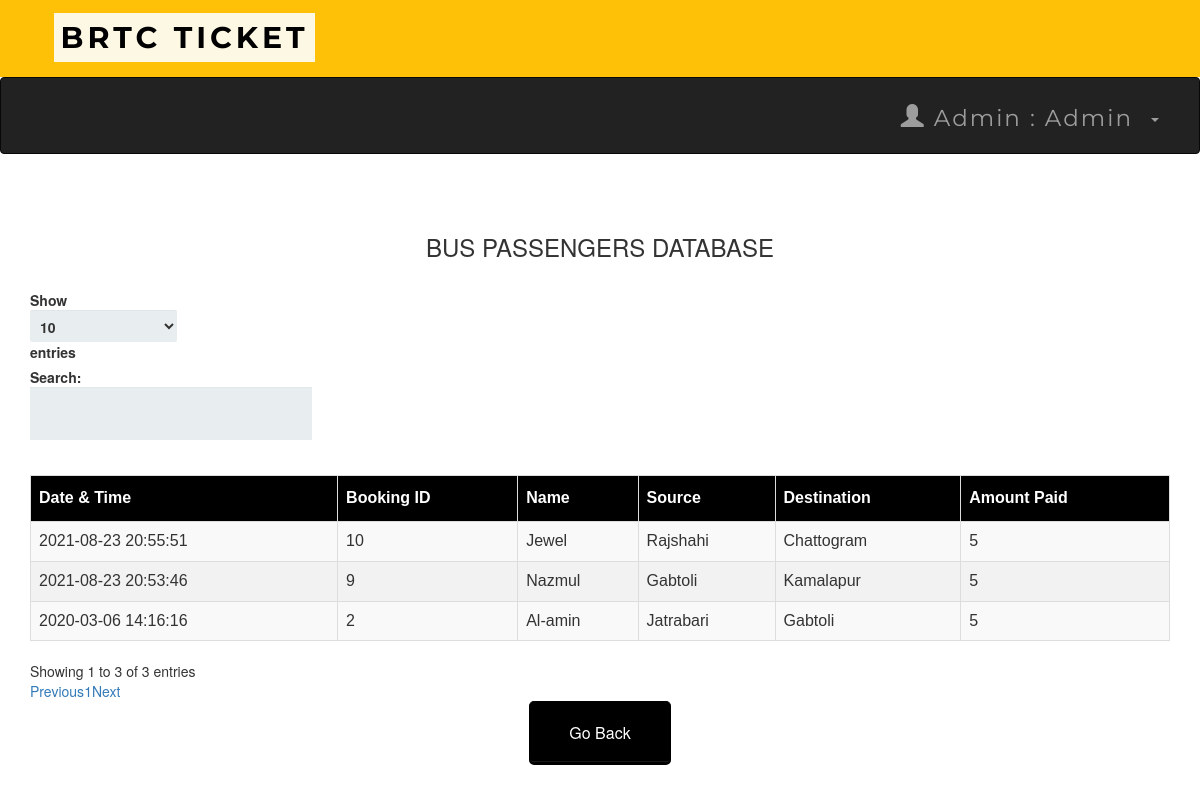
Page /adminbusdb.php (signed in) on the committed database.
### tables this page shows
CREATE TABLE `bustransactions` (
  `T_No.` int(10) NOT NULL,
  `email` varchar(50) NOT NULL,
  `source` varchar(50) NOT NULL,
  `dest` varchar(50) NOT NULL,
  `Name` varchar(50) NOT NULL,
  `Bus_No` int(11) NOT NULL,
  `NoOfpass` int(11) NOT NULL,
  `card_no` int(25) NOT NULL,
  `expmonth` int(2) NOT NULL,
  `expyear` int(2) NOT NULL,
  `cvv` int(3) NOT NULL,
  `pin` int(4) NOT NULL,
  `Date` datetime NOT NULL DEFAULT current_timestamp(),
  `Amt` int(10) NOT NULL
);

### adminbusdb.php (the view, shortened to what this page needs)
<?php
include 'connect.php' ;
include 'adminheader.php';
?>
 <!DOCTYPE html>
 <html>
 <link rel='stylesheet' href='index.css'>
      <head>
           <link rel="stylesheet" href="https://maxcdn.bootstrapcdn.com/bootstrap/3.3.6/css/bootstrap.min.css" />
           <link rel="stylesheet" href="https://cdn.datatables.net/1.10.12/css/dataTables.bootstrap.min.css" />
      </head>
      <body>
           <br /><br />
           <div class="container">
                <h3 align="center">BUS PASSENGERS DATABASE</h3>
                <br />
                <div class="table-responsive">
                     <table id="data" class="table table-striped table-bordered">
                          <thead>
                               <tr>
                                    <th> Date & Time</th>
                                    <th> Booking ID  </th>
                                    <th> Name </th>
                                    <th> Source </th>
                                    <th> Destination </th>
                                    <th> Amount Paid</th>
                               </tr>
                          </thead>
                          <tbody>
  <?php
   $result = mysqli_query($connect , "select * From bustransactions");
  while ($row = mysqli_fetch_assoc($result)):
  ?>
  <tr>
    <td><?php echo $row['Date']; ?></td>
    <td><?php echo $row['T_No.']; ?></td>
    <td><?php echo $row['Name']; ?></td>
    <td><?php echo $row['source']; ?></td>
    <td><?php echo $row['dest']; ?></td>
    <td><?php echo $row['Amt']; ?></td>
    </tr>
  <?php endwhile; ?>
</tbody>
                     </table>
                </div>
           </div>
      </body>
 </html>
<table align='center'>
<tr>
  <td><a href='admin.php'><button style="background-color: black ; border-color:black "  ><span style="color:white">Go Back </span> </button></a></td>
 </tr>

### adminheader.php (shortened to what this page needs)
<head>
  <link rel="stylesheet" href="https://maxcdn.bootstrapcdn.com/bootstrap/3.4.0/css/bootstrap.min.css">
  <link rel="stylesheet" href="https://maxcdn.bootstrapcdn.com/bootstrap/3.4.1/css/bootstrap.min.css">
   <link rel="stylesheet" href="https://maxcdn.bootstrapcdn.com/bootstrap/3.4.1/css/bootstrap.min.css">
</head>
<nav  class="navvvvvvbar navvvvvvbar-default navvvvvvbar-fixed-top">
      <div  class="  navvvvvvbar-brand navvvvvvbar-center"><b>&nbsp&nbsp&nbsp<mark>BRTC TICKET</mark></b>
</nav>
<nav class="navbar navbar-inverse">
  <div class="container-fluid">
    <div class="collapse navbar-collapse " id="myNavbar">
      <ul class="nav navbar-nav navbar-right">
         <li class="dropdown"><a class="dropdown-toggle" data-toggle="dropdown" href="#"><span class="glyphicon glyphicon-user"></span>
        Admin : <?php  echo " ". $_SESSION['name'] ."" ?> &nbsp<span class="caret"></span></a>
              </div>
    </div>
</nav>
</html>

### index.css (style rules this page uses)
*, *:before, *:after { -moz-box-sizing: border-box; -webkit-box-sizing: border-box; box-sizing: border-box; }
a { text-decoration:none; }
td { text-align: center; }
button { padding: 19px 39px 18px 39px; color: #FFF; background-color: #a8db34; font-size: 18px; text-align: center; font-style: normal; border-radius: 5px; width: 100%; border: 1px solid #71db34; border-width: 1px 1px 3px; box-shadow: 0 -1px 0 rgba(255,255,255,0.1) inset; margin-bottom: 10px; }

### adminheader.php (style rules this page uses)
.navbar { margin-bottom: 50px; border-radius: 0; font-family: Montserrat, sans-serif; margin-bottom: 0; border: 0; font-size: 23px !important; letter-spacing: 2px; opacity: 2; padding: 10px; }
.navvvvvvbar { font-family: Montserrat, sans-serif; margin-bottom: 0; background-color: #FFC107; border: 0; font-size: 30px !important; letter-spacing: 4px; text-align: left; padding: 17px; color:black; font-weight: 40000; }

### adminbusdb.php (style rules this page uses)
table#data { font-size:16px; font-family: "Trebuchet MS", Arial, Helvetica, sans-serif; border-collapse: collapse; border-spacing: 0; width: 100%; }
#data td, #data th { border: 1px solid #ddd; text-align: left; padding: 8px; }
#data tr:nth-child(even) { background-color: #f2f2f2 }
#data th { padding-top: 11px; padding-bottom: 11px; background-color: black; color: white; }

### rows in the picture
bustransactions: Date "2020-03-06 14:16:16", value "2", Name "Al-amin", source "Jatrabari", dest "Gabtoli", Amt "5"
bustransactions: Date "2021-08-23 20:53:46", value "9", Name "Nazmul", source "Gabtoli", dest "Kamalapur", Amt "5"
bustransactions: Date "2021-08-23 20:55:51", value "10", Name "Jewel", source "Rajshahi", dest "Chattogram", Amt "5"

### other values in the picture
$_SESSION['name'] "Admin"
